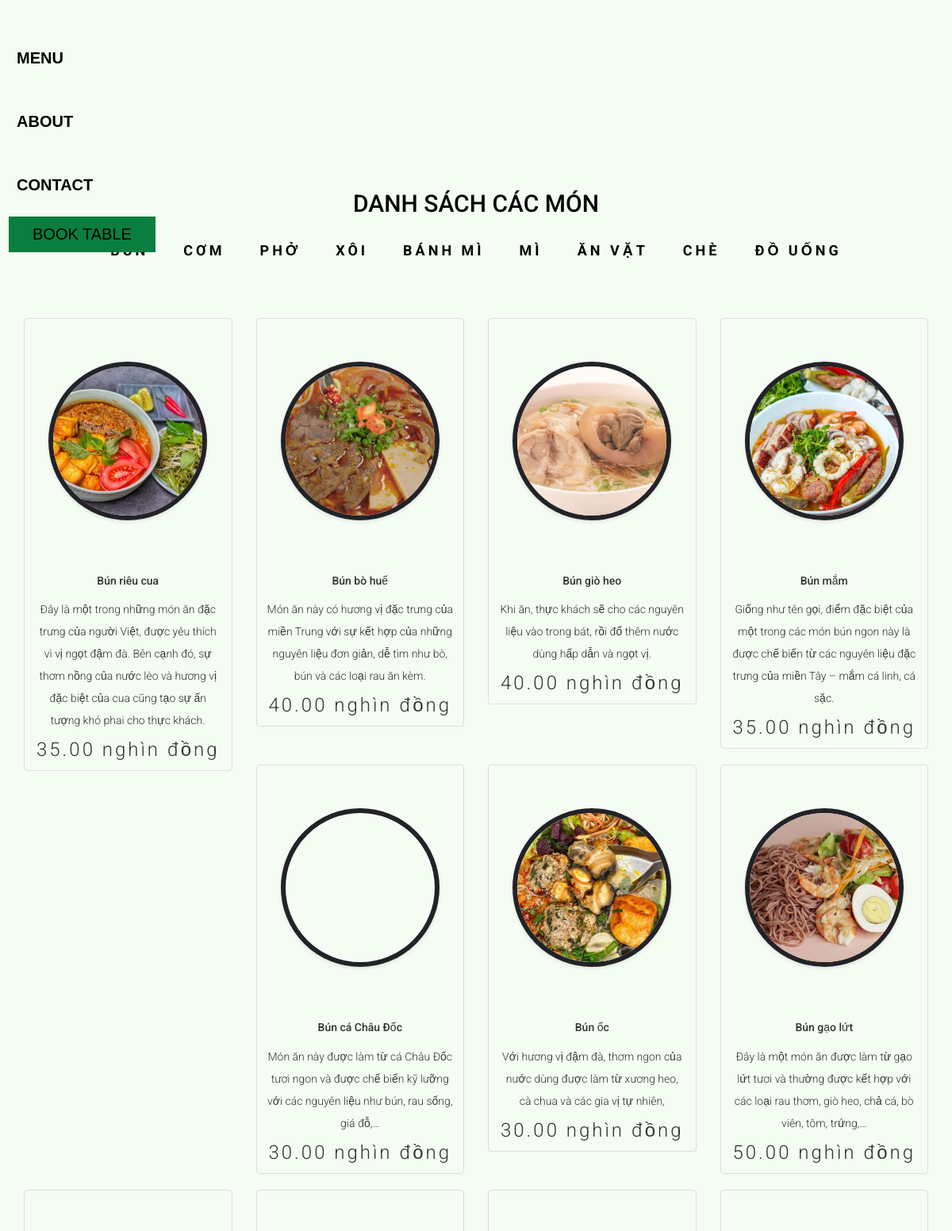
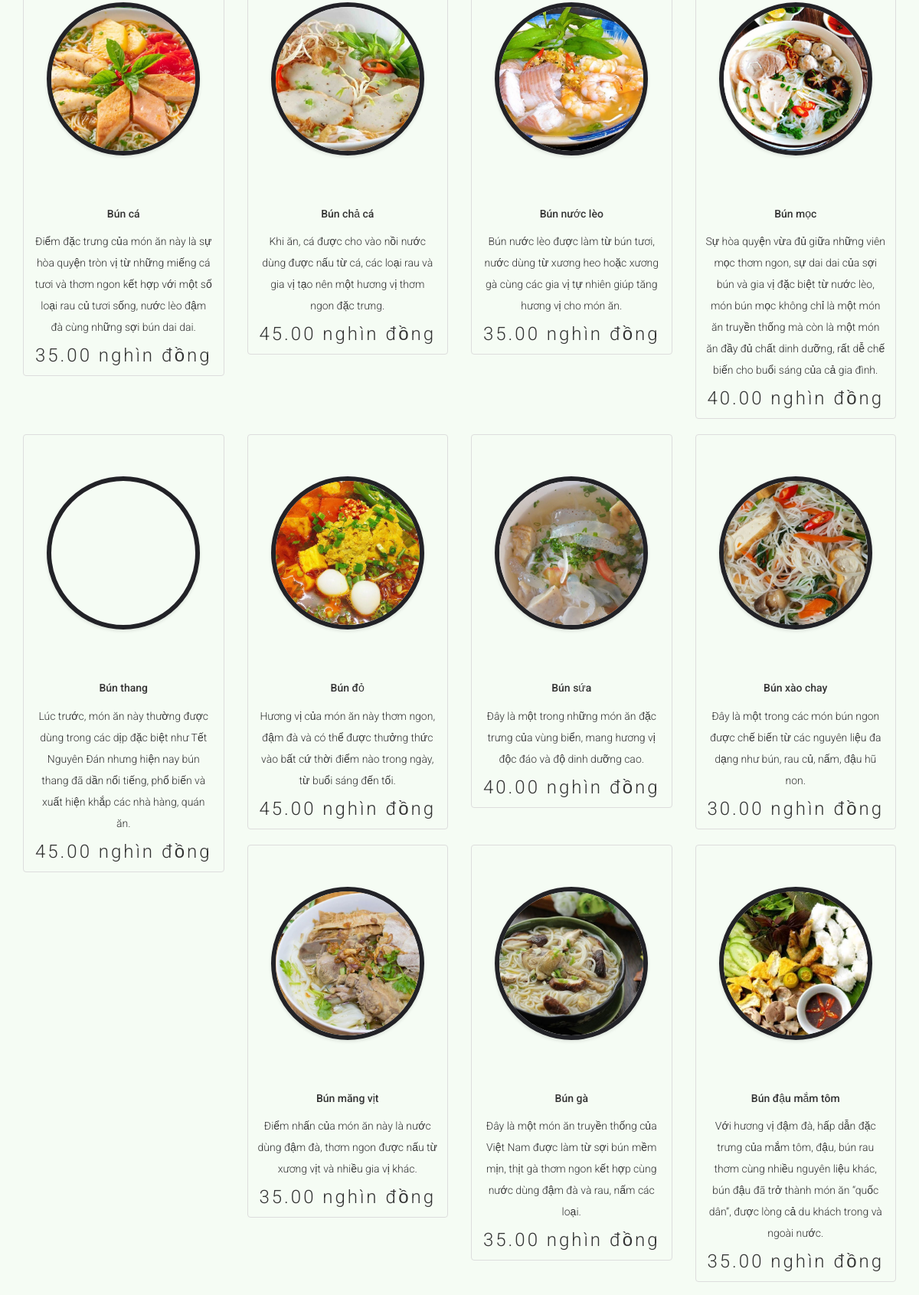
/web/pages/menu.php (upper part), run on the app's committed database (2 pictures, top to bottom).
### tables this page shows
CREATE TABLE `menu_categories` (
  `category_id` int(3) NOT NULL,
  `category_name` varchar(50) NOT NULL
);

CREATE TABLE `menus` (
  `menu_id` int(5) NOT NULL,
  `menu_name` varchar(100) NOT NULL,
  `menu_description` varchar(255) NOT NULL,
  `menu_price` decimal(6,2) NOT NULL,
  `menu_image` varchar(255) NOT NULL,
  `category_id` int(3) NOT NULL
);

### web/pages/menu.php (the view, shortened to what this page needs)
<?php
include("../../common/connect.php");
include "../ingredients/header.php";
?>
<body>
    <?php include("../ingredients/navbar.php") ?>
    <div class="our_menus">
        <div class="container">
            <h2 style="text-align: center;margin-bottom: 30px">DANH SÁCH CÁC MÓN</h2>
            <div class="menus_tabs">
                <div class="menus_tabs_picker">
                    <ul style="text-align: center;margin-bottom: 70px">
                        <?php
                        $result = $conn->query("SELECT * FROM `menu_categories`");
                        if ($result->num_rows > 0) {
                            $rows = $result->fetch_all(MYSQLI_ASSOC);
                        }
                        foreach ($rows as $row) {
                            echo "<li class = 'menu_category_name tab_category_links' onclick=showCategoryMenus(event,'" . str_replace(' ', '', $row['category_name']) . "')>";
                            echo $row['category_name'];
                            echo "</li>";
                        }
                        ?>
                    </ul>
                </div>
                <div class="menus_tab">
                    <?php
                    $i = 0;
                    foreach ($rows as $row) {
                        if ($i == 0) {
                            echo '<div class="menu_item  tab_category_content" id="' . str_replace(' ', '', $row['category_name']) . '" style=display:block>';
                            $cate_id = $row['category_id'];
                            $query_menus = $conn->query("SELECT * FROM menus WHERE category_id = $cate_id");
                            if ($query_menus->num_rows == 0) {
                                echo "<div style='margin:auto'>No Available Menus for this category!</div>";
                            } else {
                                $rows_menus = $query_menus->fetch_all(MYSQLI_ASSOC);
                            }
                            echo "<div class='row'>";
                            foreach ($rows_menus as $menu) {
                    ?>
                                <div class="col-md-4 col-lg-3 menu-column">
                                    <div class="thumbnail" style="cursor:pointer">
                                        <?php $source = "../../images/foods/" . $menu['menu_image']; ?>
                                        <div class="menu-image">
                                            <div class="image-preview">
                                                <div style="background-image: url('<?php echo $source; ?>');"></div>
                                            </div>
                                        </div>
                                        <div class="caption">
                                            <h5>
                                                <?php echo $menu['menu_name']; ?>
                                            </h5>
                                            <p>
                                                <?php echo $menu['menu_description']; ?>
                                            </p>
                                            <span class="menu_price">
                                                <?php echo $menu['menu_price']." nghìn đồng"; ?>
                                            </span>
                                        </div>
                                    </div>
                                </div>
                            <?php
                            }
                            echo "</div>";
                            echo '</div>';
                        } else {
                            $cate_id = $row['category_id'];
                            $request_menus = $conn->query("SELECT * FROM menus WHERE category_id = $cate_id");
                            if ($request_menus->num_rows == 0) {
                                echo "<div class = 'no_menus_div'>No Available Menus for this category!</div>";
                            } else {
                                $rows_menus = $request_menus->fetch_all(MYSQLI_ASSOC);
                            }
                            ?>
                    <?php
                        }
                        $i++;
                    }
                    echo "</div>";
                    ?>
                </div>
            </div>
        </div>
</body>

### web/ingredients/header.php (shortened to what this page needs)
<!DOCTYPE html>
<html lang="en">
<head>
    <link rel="stylesheet" type="text/css" href="../../node_modules/bootstrap/dist/css/bootstrap.min.css">
    <link rel="stylesheet" type="text/css" href="../../node_modules/@fortawesome/fontawesome-free/css/all.min.css">
    <link rel="stylesheet" type="text/css" href="../../style/main.css">
    <link rel="stylesheet" type="text/css" href="../../style/responsive.css">
</head>

### web/ingredients/navbar.php (shortened to what this page needs)
<div class="header-section">
    <div class="container-md">
        <div class="navbar">
            <div class="d-flex menu-wrap align-items-center">
                <div class="mainmenu">
                    <ul class="nav">
                        <li><a href="home.php">HOME</a></li>
                        <li><a href="menu.php">MENU</a></li>
                        <li><a href="about.php">ABOUT</a></li>
                        <li><a href="contact.php">CONTACT</a></li>
                    </ul>
                </div>
                <div class="header-btn" style="margin-left:10px">
                    <a href="table-reservation.php" target="_blank" class="menu-btn">BOOK TABLE</a>
                </div>
            </div>
        </div>
    </div>
</div>
<div class="header-height" style="height: 120px;"></div>

### style/main.css (style rules this page uses)
a, a:hover { text-decoration: none !important; }
ul { display: block; list-style: none; padding: 0; margin: 0; }
html { scroll-behavior: smooth; }
body { font-family: 'Roboto', sans-serif; font-size: 16px; line-height: 28px; font-weight: 300; }

### web/ingredients/navbar.php (style rules this page uses)
.navbar { -moz-border-radius: 0; -webkit-border-radius: 0; -ms-border-radius: 0; border-radius: 0; margin: 0; position: relative; padding: 0 !important; }
.header-section { transition: all .3s ease-in-out; }
.header-section { background-color: #f5fcf4; width: 100%; height: 120px; z-index: 999; position: fixed; left: 0; top: 0; padding: 0; display: flex; align-items: center }
.menu-wrap { position: relative; }
ul.nav>li { position: relative; }
ul.nav>li>a { color: black; font-family: work sans, sans-serif; display: inline-block; vertical-align: middle; padding: 0 20px; letter-spacing: 0; font-size: 20px; font-weight: 600; text-transform: uppercase; line-height: 80px; z-index: 1; transition: 0.5s; }
.header-btn .menu-btn { background-color: #0a7e3e; font-family: work sans, sans-serif; font-size: 20px; text-transform: uppercase; color: black; padding: 0 30px; height: 45px; line-height: 45px; display: block; margin: 0; }

### web/pages/menu.php (style rules this page uses)
.thumbnail { display: block; margin-bottom: 20px; line-height: 1.42857143; background-color: #fff; -webkit-transition: border .2s ease-in-out; -o-transition: border .2s ease-in-out; transition: border .2s ease-in-out; text-align: center; background: inherit; }
.our_menus, .image-gallery { color: #dce4e8; padding: 100px 0px; background: #158eca; }
.our_menus { background-color: #f5fcf4; color: black; }
.menu_category_name { display: inline-block; cursor: pointer; vertical-align: top; font-size: 18px; line-height: 26px; letter-spacing: 4px; font-weight: 700; text-transform: uppercase; margin: 0 22px; -webkit-transition: all .3s; transition: all .3s; }
.tab_category_content { display: none; }
.menu-image { position: relative; max-width: 200px; margin: 50px auto; }
.menu-image .image-preview { width: 200px; height: 200px; position: relative; border-radius: 100%; border: 6px solid #222227; box-shadow: 0px 2px 4px 0px rgba(0, 0, 0, 0.1); }
.menu-image .image-preview>div { width: 100%; height: 100%; border-radius: 100%; background-size: cover; background-repeat: no-repeat; background-position: center; }
.thumbnail>.caption>p { font-size: 14px; line-height: 28px; margin-top: 14px; }
.menu_price { font-size: 24px; line-height: 26px; letter-spacing: 3px; display: block; }

### data on the page
menu_categories: category_name "CƠM"
menu_categories: category_name "PHỞ"
menu_categories: category_name "XÔI"
menu_categories: category_name "BÁNH MÌ"
menu_categories: category_name "MÌ"
menu_categories: category_name "ĂN VẶT"
menu_categories: category_name "CHÈ"
menu_categories: category_name "ĐỒ UỐNG"
menus: menu_image (picture), menu_name "Bún riêu cua", menu_description "Đây là một trong những món ăn đặc trưng của người Việt, được yêu thích vì vị ngọt đậm đà. Bên cạnh đó, sự thơm nồng của nước lèo và hương vị đặc biệt của cua cũng tạo sự ấn tượng khó phai cho thực khách.", menu_price "35.00"
menus: menu_image (picture), menu_name "Bún bò huế", menu_description "Món ăn này có hương vị đặc trưng của miền Trung với sự kết hợp của những nguyên liệu đơn giản, dễ tìm như bò, bún và các loại rau ăn kèm.", menu_price "40.00"
menus: menu_image (picture), menu_name "Bún giò heo", menu_description "Khi ăn, thực khách sẽ cho các nguyên liệu vào trong bát, rồi đổ thêm nước dùng hấp dẫn và ngọt vị.", menu_price "40.00"
menus: menu_image (picture), menu_name "Bún mắm", menu_description "Giống như tên gọi, điểm đặc biệt của một trong các món bún ngon này là được chế biến từ các nguyên liệu đặc trưng của miền Tây – mắm cá linh, cá sặc.", menu_price "35.00"
menus: menu_name "Bún cá Châu Đốc", menu_description "Món ăn này được làm từ cá Châu Đốc tươi ngon và được chế biến kỹ lưỡng với các nguyên liệu như bún, rau sống, giá đỗ,…", menu_price "30.00"
menus: menu_image (picture), menu_name "Bún ốc", menu_description "Với hương vị đậm đà, thơm ngon của nước dùng được làm từ xương heo, cà chua và các gia vị tự nhiên,", menu_price "30.00"
menus: menu_image (picture), menu_name "Bún gạo lứt", menu_description "Đây là một món ăn được làm từ gạo lứt tươi và thường được kết hợp với các loại rau thơm, giò heo, chả cá, bò viên, tôm, trứng,…", menu_price "50.00"
menus: menu_image (picture), menu_name "Bún cá", menu_description "Điểm đặc trưng của món ăn này là sự hòa quyện tròn vị từ những miếng cá tươi và thơm ngon kết hợp với một số loại rau củ tươi sống, nước lèo đậm đà cùng những sợi bún dai dai.", menu_price "35.00"
menus: menu_image (picture), menu_name "Bún chả cá", menu_description "Khi ăn, cá được cho vào nồi nước dùng được nấu từ cá, các loại rau và gia vị tạo nên một hương vị thơm ngon đặc trưng.", menu_price "45.00"
menus: menu_image (picture), menu_name "Bún nước lèo", menu_description "Bún nước lèo được làm từ bún tươi, nước dùng từ xương heo hoặc xương gà cùng các gia vị tự nhiên giúp tăng hương vị cho món ăn.", menu_price "35.00"
menus: menu_image (picture), menu_name "Bún mọc", menu_description "Sự hòa quyện vừa đủ giữa những viên mọc thơm ngon, sự dai dai của sợi bún và gia vị đặc biệt từ nước lèo, món bún mọc không chỉ là một món ăn truyền thống mà còn là một món ăn đầy đủ chất dinh dưỡng, rất dễ chế biến cho buổi sáng của cả gia đình.", menu_price "40.00"
menus: menu_name "Bún thang", menu_description "Lúc trước, món ăn này thường được dùng trong các dịp đặc biệt như Tết Nguyên Đán nhưng hiện nay bún thang đã dần nổi tiếng, phổ biến và xuất hiện khắp các nhà hàng, quán ăn.", menu_price "45.00"
menus: menu_image (picture), menu_name "Bún đỏ", menu_description "Hương vị của món ăn này thơm ngon, đậm đà và có thể được thưởng thức vào bất cứ thời điểm nào trong ngày, từ buổi sáng đến tối.", menu_price "45.00"
menus: menu_image (picture), menu_name "Bún sứa", menu_description "Đây là một trong những món ăn đặc trưng của vùng biển, mang hương vị độc đáo và độ dinh dưỡng cao.", menu_price "40.00"
menus: menu_image (picture), menu_name "Bún xào chay", menu_description "Đây là một trong các món bún ngon được chế biến từ các nguyên liệu đa dạng như bún, rau củ, nấm, đậu hũ non.", menu_price "30.00"
menus: menu_image (picture), menu_name "Bún măng vịt", menu_description "Điểm nhấn của món ăn này là nước dùng đậm đà, thơm ngon được nấu từ xương vịt và nhiều gia vị khác.", menu_price "35.00"
menus: menu_image (picture), menu_name "Bún gà", menu_description "Đây là một món ăn truyền thống của Việt Nam được làm từ sợi bún mềm mịn, thịt gà thơm ngon kết hợp cùng nước dùng đậm đà và rau, nấm các loại.", menu_price "35.00"
menus: menu_image (picture), menu_name "Bún đậu mắm tôm", menu_description "Với hương vị đậm đà, hấp dẫn đặc trưng của mắm tôm, đậu, bún rau thơm cùng nhiều nguyên liệu khác, bún đậu đã trở thành món ăn “quốc dân”, được lòng cả du khách trong và ngoài nước.", menu_price "35.00"
